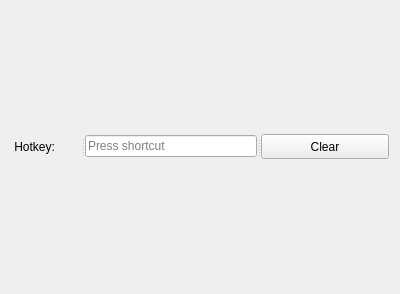
<?xml version="1.0" encoding="UTF-8"?>
<ui version="4.0">
 <class>OBSHotkeysWidget</class>
 <widget class="QWidget" name="OBSHotkeysWidget">
  <property name="geometry">
   <rect>
    <x>0</x>
    <y>0</y>
    <width>400</width>
    <height>294</height>
   </rect>
  </property>
  <property name="sizePolicy">
   <sizepolicy hsizetype="Preferred" vsizetype="Fixed">
    <horstretch>0</horstretch>
    <verstretch>0</verstretch>
   </sizepolicy>
  </property>
  <property name="maximumSize">
   <size>
    <width>16777215</width>
    <height>294</height>
   </size>
  </property>
  <property name="windowTitle">
   <string>Form</string>
  </property>
  <layout class="QGridLayout" name="gridLayout">
   <item row="0" column="0">
    <widget class="QSplitter" name="splitter">
     <property name="orientation">
      <enum>Qt::Horizontal</enum>
     </property>
     <widget class="QLabel" name="label">
      <property name="text">
       <string> Hotkey:</string>
      </property>
     </widget>
     <widget class="QKeySequenceEdit" name="keySequenceEdit"/>
     <widget class="QPushButton" name="pushButton">
      <property name="maximumSize">
       <size>
        <width>16777215</width>
        <height>25</height>
       </size>
      </property>
      <property name="text">
       <string>Clear</string>
      </property>
     </widget>
    </widget>
   </item>
  </layout>
 </widget>
 <resources/>
 <connections>
  <connection>
   <sender>pushButton</sender>
   <signal>clicked()</signal>
   <receiver>keySequenceEdit</receiver>
   <slot>clear()</slot>
   <hints>
    <hint type="sourcelabel">
     <x>334</x>
     <y>146</y>
    </hint>
    <hint type="destinationlabel">
     <x>174</x>
     <y>146</y>
    </hint>
   </hints>
  </connection>
 </connections>
</ui>
